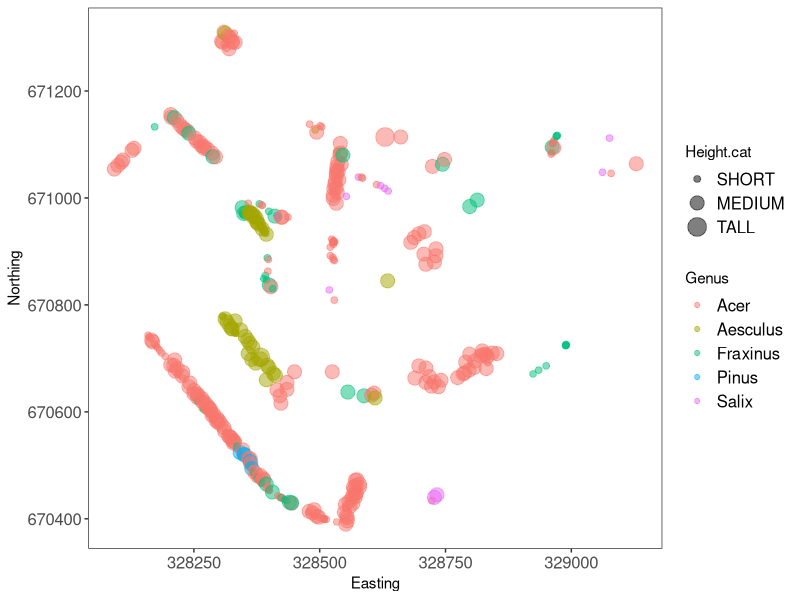
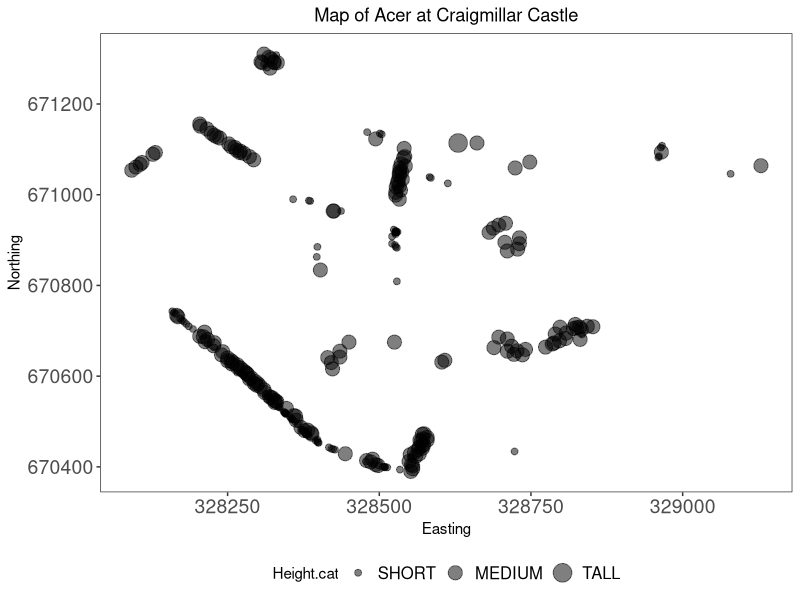
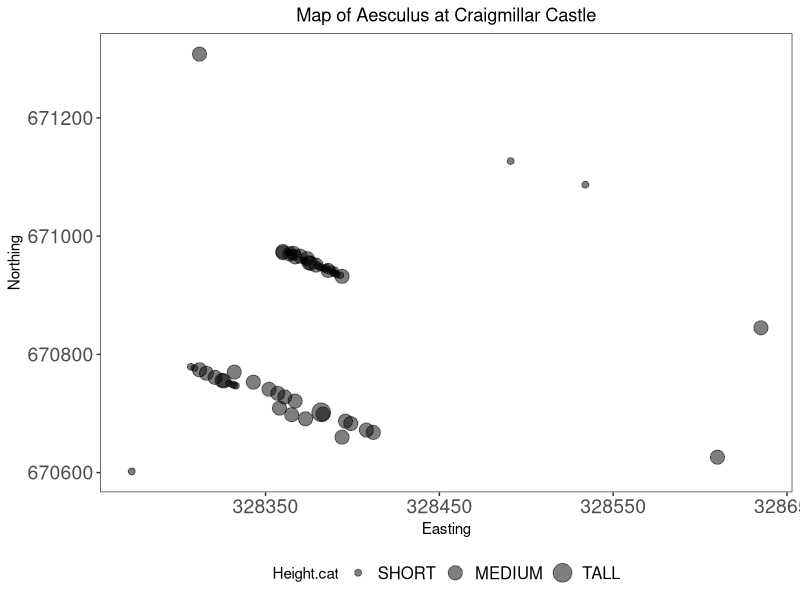
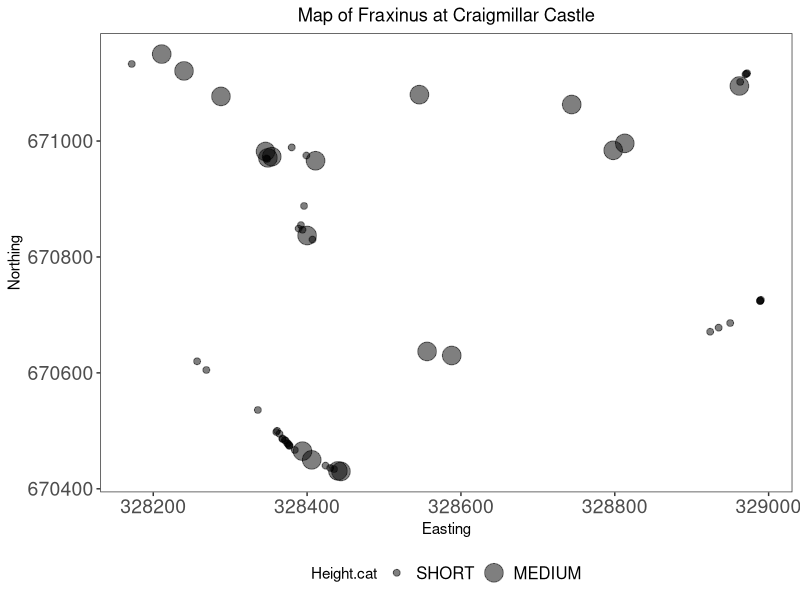
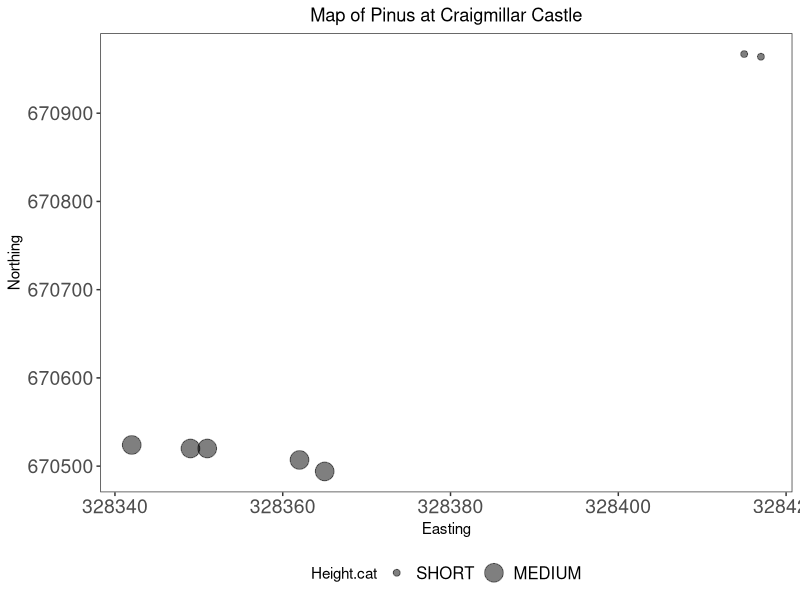
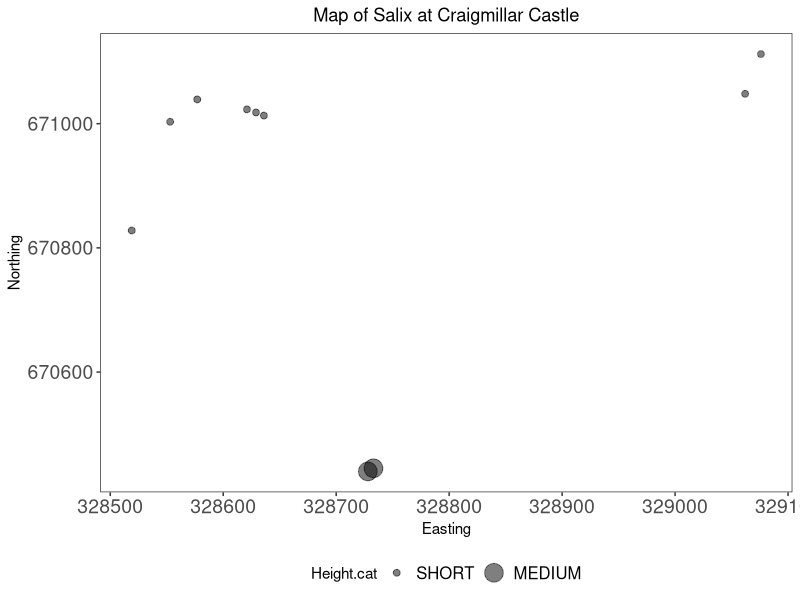
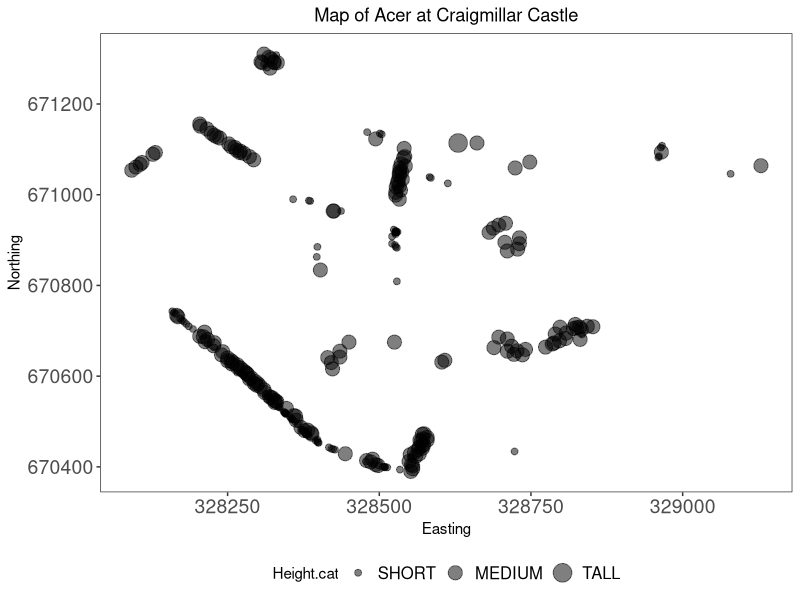
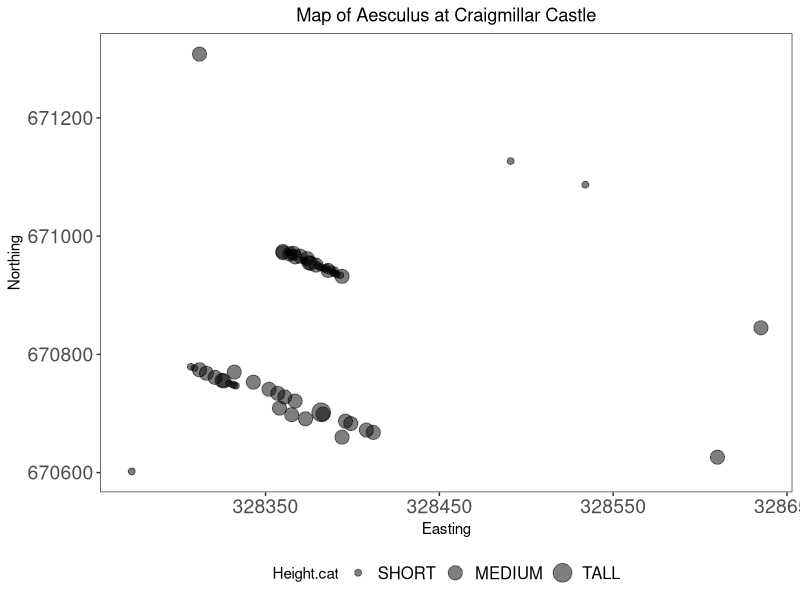

Write R code to recreate these figures, in order. (Note: this script raises an error after producing the figures.)
#Tutorial: Efficient Data Manipulation in R
#Name: Michelle Santoso
#Date: October 14, 2021

# LOAD LIBRARIES FOR THIS TUTORIAL
library(dplyr)     # for data manipulation
library(ggplot2)   # for making graphs

# LOAD DATA
trees <- read.csv(file = "trees.csv", header = TRUE)

head(trees) 

# GROUP BY SPECIES
trees.grouped <- group_by(trees, CommonName)   

# CREATE NEW TABLE SHOWING POPULATION OF EACH TREE SPECIES
trees.summary <- summarise(trees.grouped, count = length(CommonName)) 

# GROUP AND COUNT THROUGH PIPES
trees.summary <- trees %>%    # the data frame object that will be passed in the pipe
  group_by(CommonName) %>%    # name grouping variable (not object)
  tally()                     # and we don't need anything at all here, it has been passed through the pipe!

# Important notes: Pipes only work on data frame objects, and functions outside the tidyverse often require that you specify the data source with a full stop dot .. But as we will see later, you can still do advanced things while keeping these limitations in mind!
  
# CLASSIFY 'Common Ash', 'Rowan', 'Scots Pine' BY AGE GROUP AND POPULATION
trees.subset <- trees %>%
  filter(CommonName %in% c('Common Ash', 'Rowan', 'Scots Pine')) %>%  # filter common ash, rowan, and scots pine
  group_by(CommonName, AgeGroup) %>%                                  # name grouping variables as species and age group
  tally()

# GENERATE SUMMARY DATAFRAME
summ.all <- summarise_all(trees, mean.default)

# TRUE VS. FALSE FOR CONDITIONAL STATEMENTS
vector <- c(4, 13, 15, 6)      # create a vector to evaluate
ifelse(vector < 10, "A", "B")  # give the conditions: if inferior to 10, return A, if not, return B

# CASE_WHEN() COMMAND TO RECLASSIFY VARIALBES
vector2 <- c("What am I?", "A", "B", "C", "D")

case_when(vector2 == "What am I?" ~ "I am the walrus",
          vector2 %in% c("A", "B") ~ "goo",
          vector2 == "C" ~ "ga",
          vector2 == "D" ~ "joob")

# CREATE A FULL LIST OF ALL TREE SPECIES IN DATA

unique(trees$LatinName)  # Shows all the species names
  
trees.genus <- trees %>%
  mutate(Genus = case_when(               # creates new species column and specifies conditions
    grepl("Acer", LatinName) ~ "Acer",
    grepl("Fraxinus", LatinName) ~ "Fraxinus",
    grepl("Sorbus", LatinName) ~ "Sorbus",
    grepl("Betula", LatinName) ~ "Betula",
    grepl("Populus", LatinName) ~ "Populus",
    grepl("Laburnum", LatinName) ~ "Laburnum",
    grepl("Aesculus", LatinName) ~ "Aesculus", 
    grepl("Fagus", LatinName) ~ "Fagus",
    grepl("Prunus", LatinName) ~ "Prunus",
    grepl("Pinus", LatinName) ~ "Pinus",
    grepl("Sambucus", LatinName) ~ "Sambucus",
    grepl("Crataegus", LatinName) ~ "Crataegus",
    grepl("Ilex", LatinName) ~ "Ilex",
    grepl("Quercus", LatinName) ~ "Quercus",
    grepl("Larix", LatinName) ~ "Larix",
    grepl("Salix", LatinName) ~ "Salix",
    grepl("Alnus", LatinName) ~ "Alnus")
  )

# GROUP TREES BY HEIGHT 

trees.genus <- trees.genus %>%   # overwriting our data frame 
  mutate(Height.cat =   # creating our new column
           case_when(Height %in% c("Up to 5 meters", "5 to 10 meters") ~ "Short",
                     Height %in% c("10 to 15 meters", "15 to 20 meters") ~ "Medium",
                     Height == "20 to 25 meters" ~ "Tall")
  )

# REORDER FACTORS LEVELS

levels(trees.genus$Height.cat)  # shows the different factor levels in their default order

trees.genus$Height.cat <- factor(trees.genus$Height.cat,
                                 levels = c('Short', 'Medium', 'Tall'),   # whichever order you choose will be reflected in plots etc
                                 labels = c('SHORT', 'MEDIUM', 'TALL')    # Make sure you match the new names to the original levels!
)   

levels(trees.genus$Height.cat)  # a new order and new names for the levels

# LOAD GGPLOT

install.packages("ggplot2")
library(ggplot2)


# SUBSET DATA FRAME TO FEWER SPECIES 

trees.five <- trees.genus %>%
  filter(Genus %in% c("Acer", "Fraxinus", "Salix", "Aesculus", "Pinus"))

# MAP ALL THE TREES

(map.all <- ggplot(trees.five) +
    geom_point(aes(x = Easting, y = Northing, size = Height.cat, colour = Genus), alpha = 0.5) +
    theme_bw() +
    theme(panel.grid = element_blank(),
          axis.text = element_text(size = 12),
          legend.text = element_text(size = 12))
)

# PLOT MAP FOR EACH TREE SPECIEFS


tree.plots <-  
  trees.five  %>%      # the data frame
  group_by(Genus) %>%  # grouping by genus
  do(plots =           # the plotting call within the do function
       ggplot(data = .) +
       geom_point(aes(x = Easting, y = Northing, size = Height.cat), alpha = 0.5) +
       labs(title = paste("Map of", .$Genus, "at Craigmillar Castle", sep = " ")) +
       theme_bw() +
       theme(panel.grid = element_blank(),
             axis.text = element_text(size = 14),
             legend.text = element_text(size = 12),
             plot.title = element_text(hjust = 0.5),
             legend.position = "bottom")
  ) 

# VIEW GRAPHS
tree.plots$plots

# SAVE PLOTS TO FILE

tree.plots %>%              # the saving call within the do function
  do(., 
     ggsave(.$plots, filename = paste(getwd(), "/", "map-", .$Genus, ".png", sep = ""), device = "png", height = 12, width = 16, units = "cm"))

# Change working directory
setwd("~/Desktop/Data_Science_ESS/Efficient_Data_Manipulation_in_R/course-repository-santosomichelle")

# Change working directory
setwd("https://github.com/EdDataScienceEES/course-repository-santosomichelle.git")




